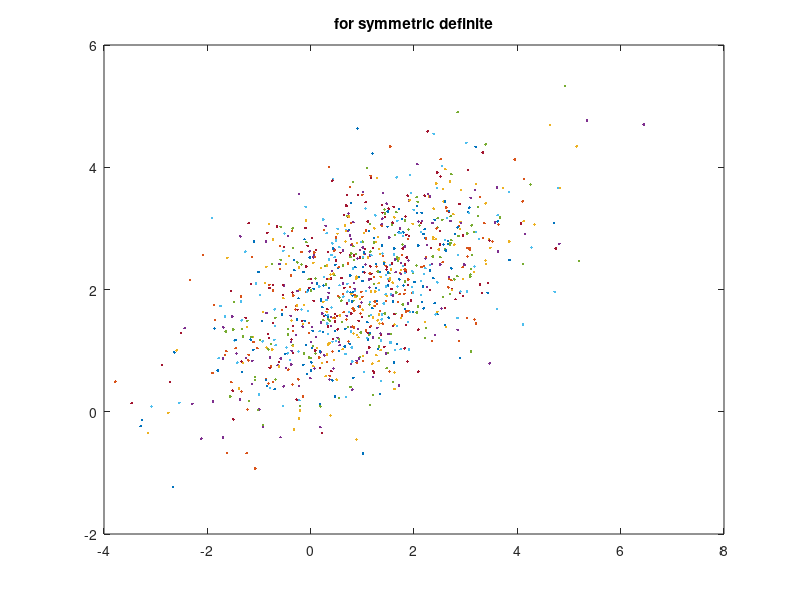

The MATLAB source for this figure: (Note: this script raises an error after producing the figure.)
ybar = [1; 2]; covar = [2, 0.75; 0.75, 1];
A = chol(covar,'lower');
figure(1);
for k = 1:1000,
x = randn([2, 1]);
y = ybar + A*x;
plot(y(1),y(2),'.'); hold on
title('for symmetric definite')
end
hold off

ybar = [1; 2]; covar = [2, 0.75; 0.75, 1];
[L,D] = ldl(covar);
figure(2);
for k = 1:1000,
x = randn([2, 1]);
y = ybar + (L*sqrt(D))*x;
plot(y(1),y(2),'.'); hold on
title('for symmetric semi-definite')
end